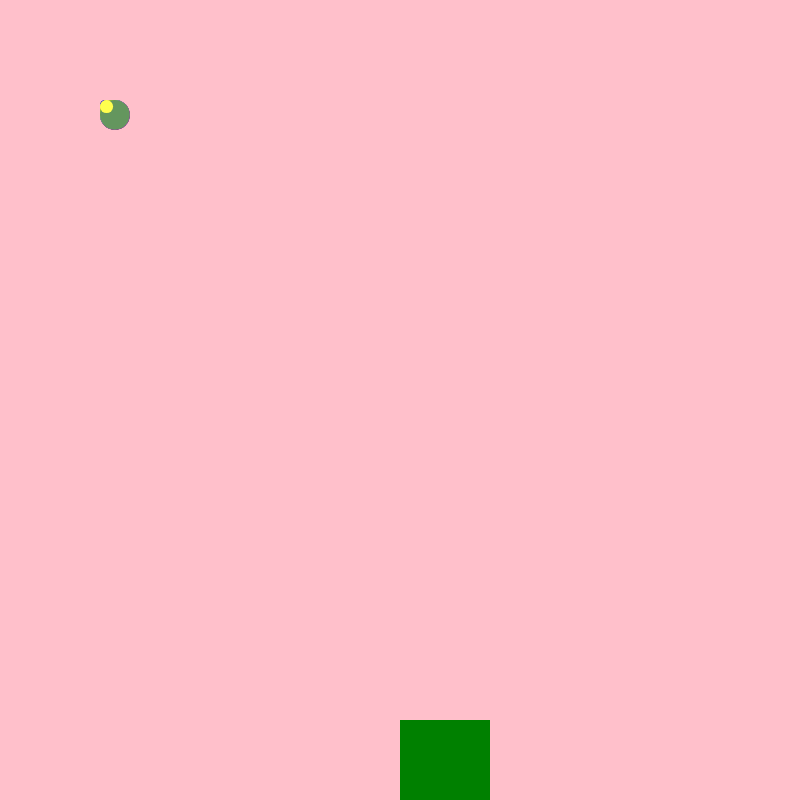
Frame 1 (no input)
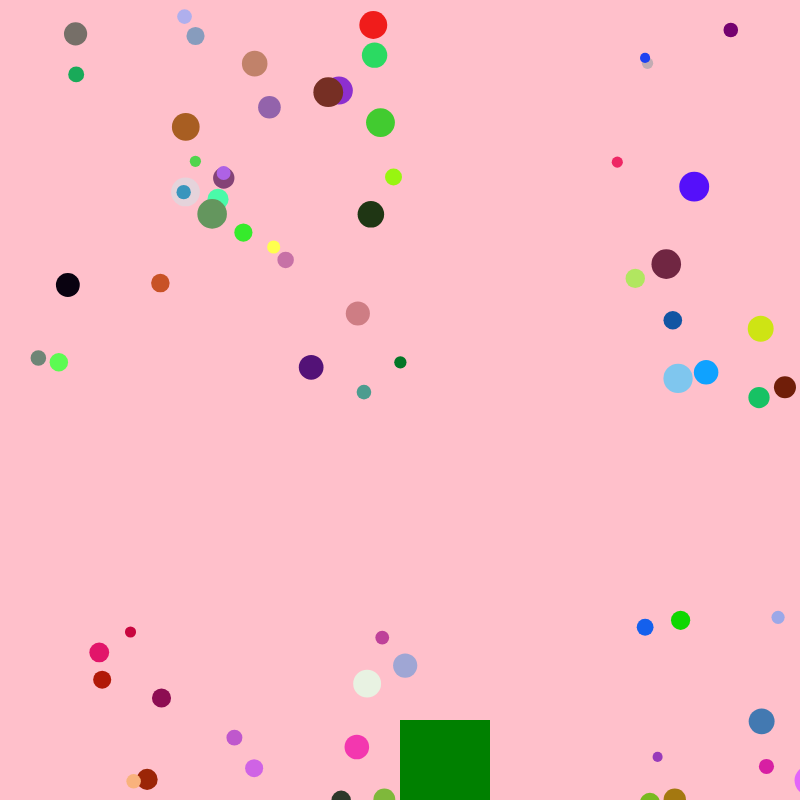
Frame 60 (no input)
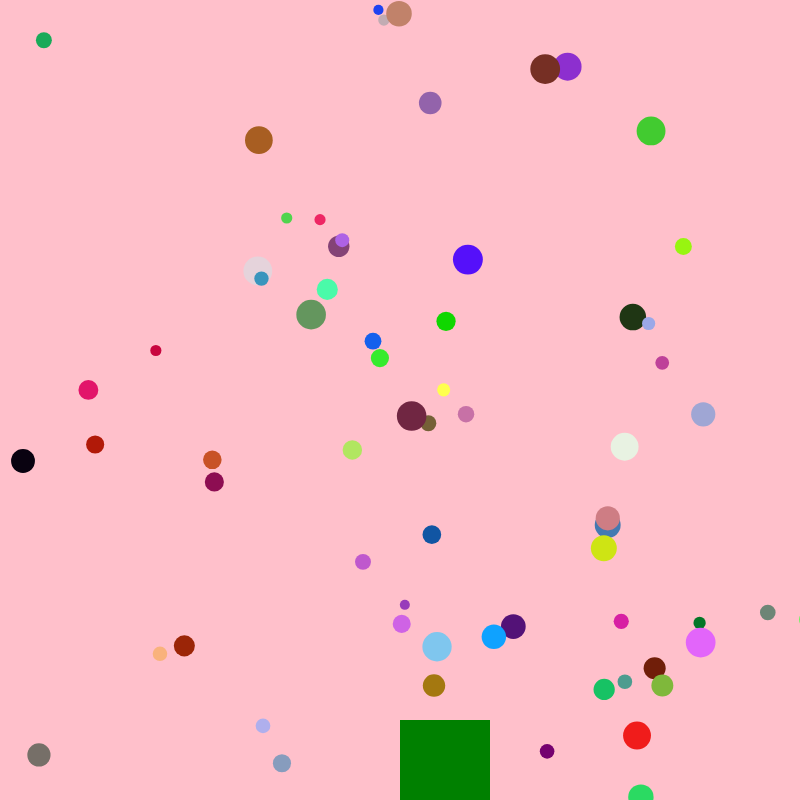
Frame 120 (the mouse pressed at the canvas centre since frame 60)

The p5.js sketch that drew these frames (run headless with seeded random() and noise() and a simulated clock; from frame 60 on, the mouse is pressed at the canvas centre):

// p5.js sketch
// ── sketch.js
var cars=[];
var frogPos;

function setup() {
  // put setup code here
  createCanvas(800, 800);
  for(var i =0;i<70;i++){
    cars.push(new Car());
  }
frogPos=createVector(width/2,height-80);
}

function draw() {
  // put drawing code here
  //array need []
  background('pink');
  for(var i =0;i<cars.length;i++){
  cars[i].display();
  cars[i].drive();
  if(cars[i].pos.dist(frogPos)<50){
    cars.splice(i,1);
  }
  }
//drawfrog
fill('green');
rect(frogPos.x,frogPos.y,90,90);

CheckForKeys();
}
//car class!!
function Car() {
  //attributes
  //pos means x and y
  this.pos = createVector(100, 100);
  this.vel = createVector(random(-5, 5), random(-5, 5));
  this.a=random(255);
  this.b=random(255);
  this.c=random(255);
  this.size=random(10,30);

  //methods
  this.display = function() {
    noStroke();
    fill(this.a,this.b,this.c);
    square(this.pos.x, this.pos.y,this.size,this.size);
  }
  this.drive = function() {
    this.pos.add(this.vel);
    if (this.pos.x > width) this.pos.x = 0;
    if (this.pos.x < 0) this.pos.x = width;
    if (this.pos.y > height) this.pos.y = 0;
    if (this.pos.y < 0) this.pos.y = height;
  }
}
function CheckForKeys(){
  if(keyIsDown(LEFT_ARROW))frogPos.x=frogPos.x-5;
  if(keyIsDown(RIGHT_ARROW))frogPos.x=frogPos.x+5;
  if(keyIsDown(UP_ARROW))frogPos.y=frogPos.y-5;
  if(keyIsDown(DOWN_ARROW))frogPos.y=frogPos.y+5;
}
